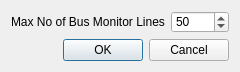
<?xml version="1.0" encoding="UTF-8"?>
<ui version="4.0">
 <class>Settings</class>
 <widget class="QDialog" name="Settings">
  <property name="geometry">
   <rect>
    <x>0</x>
    <y>0</y>
    <width>240</width>
    <height>72</height>
   </rect>
  </property>
  <property name="sizePolicy">
   <sizepolicy hsizetype="Maximum" vsizetype="Maximum">
    <horstretch>0</horstretch>
    <verstretch>0</verstretch>
   </sizepolicy>
  </property>
  <property name="minimumSize">
   <size>
    <width>240</width>
    <height>72</height>
   </size>
  </property>
  <property name="maximumSize">
   <size>
    <width>240</width>
    <height>96</height>
   </size>
  </property>
  <property name="windowTitle">
   <string>Settings</string>
  </property>
  <property name="windowIcon">
   <iconset resource="icons/pyModSlaveQt.qrc">
    <normaloff>:/img/options-16.png</normaloff>:/img/options-16.png</iconset>
  </property>
  <layout class="QVBoxLayout" name="verticalLayout">
   <item>
    <layout class="QGridLayout" name="gridLayout">
     <item row="0" column="2">
      <widget class="QSpinBox" name="sbMaxNoOfBusMonitorLines">
       <property name="maximum">
        <number>100</number>
       </property>
       <property name="value">
        <number>50</number>
       </property>
      </widget>
     </item>
     <item row="0" column="1">
      <widget class="QLabel" name="lblMaxNoOfBusMonitorLines">
       <property name="text">
        <string>Max No of Bus Monitor Lines</string>
       </property>
      </widget>
     </item>
    </layout>
   </item>
   <item>
    <widget class="QDialogButtonBox" name="buttonBox">
     <property name="orientation">
      <enum>Qt::Horizontal</enum>
     </property>
     <property name="standardButtons">
      <set>QDialogButtonBox::Cancel|QDialogButtonBox::Ok</set>
     </property>
    </widget>
   </item>
  </layout>
 </widget>
 <resources>
  <include location="icons/pyModSlaveQt.qrc"/>
 </resources>
 <connections>
  <connection>
   <sender>buttonBox</sender>
   <signal>accepted()</signal>
   <receiver>Settings</receiver>
   <slot>accept()</slot>
   <hints>
    <hint type="sourcelabel">
     <x>248</x>
     <y>254</y>
    </hint>
    <hint type="destinationlabel">
     <x>157</x>
     <y>274</y>
    </hint>
   </hints>
  </connection>
  <connection>
   <sender>buttonBox</sender>
   <signal>rejected()</signal>
   <receiver>Settings</receiver>
   <slot>reject()</slot>
   <hints>
    <hint type="sourcelabel">
     <x>316</x>
     <y>260</y>
    </hint>
    <hint type="destinationlabel">
     <x>286</x>
     <y>274</y>
    </hint>
   </hints>
  </connection>
 </connections>
</ui>
